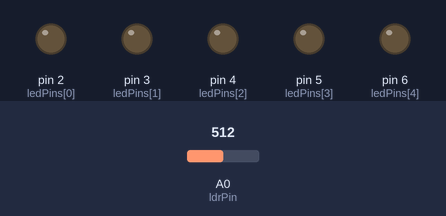
Simulated run of this sketch. Board: Arduino Uno, built with avr-gcc and run on an emulated ATmega328P. Parts: output pins drawn as LEDs (lit = HIGH). The test bench sets the inputs (shaded band); at power-on: A0 (ldrPin) = 512.

Above: at 1.2 s.
1.3 s: A0 (ldrPin) set to 497
2.8 s: A0 (ldrPin) set to 489
At 4.0 s:
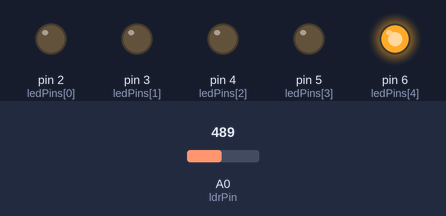
4.3 s: A0 (ldrPin) set to 440
At 5.4 s:
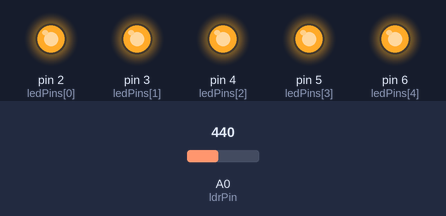
5.8 s: A0 (ldrPin) set to 449
At 6.5 s:
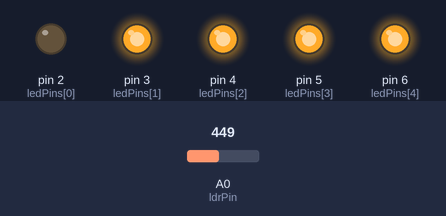
7.3 s: A0 (ldrPin) set to 510
At 7.6 s:
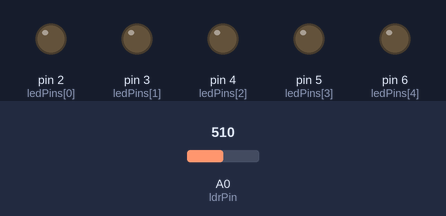
8.8 s: A0 (ldrPin) set to 306
At 10.0 s:
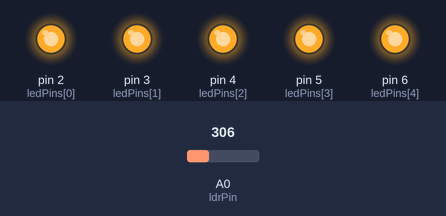
Timing chart, 0 to 11.3 s (numbered marks = the images above; inputs shaded):
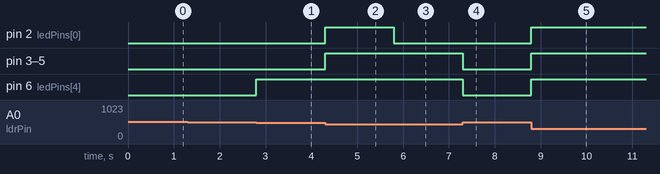

Measured:
- the behaviour switches between 490 and 489 on A0 (ldrPin) (found by bisection; images 0 and 1)
- the behaviour switches between 440 and 441 on A0 (ldrPin) (found by bisection; images 2 and 3)
- after the input at 1.3 s, every drawn part: stays the same
- after the input at 2.8 s, pin 6 (ledPins[4]): LOW → HIGH at once
- after the input at 4.3 s, pin 2 (ledPins[0]), pin 3 (ledPins[1]), pin 4 (ledPins[2]), pin 5 (ledPins[3]): LOW → HIGH at once
- after the input at 5.8 s, pin 2 (ledPins[0]): HIGH → LOW at once
- after the input at 7.3 s, pin 3 (ledPins[1]), pin 4 (ledPins[2]), pin 5 (ledPins[3]), pin 6 (ledPins[4]): HIGH → LOW at once
- after the input at 8.8 s, pin 2 (ledPins[0]), pin 3 (ledPins[1]), pin 4 (ledPins[2]), pin 5 (ledPins[3]), pin 6 (ledPins[4]): LOW → HIGH at once

The sketch:

exp_3.ino
```cpp
// Define the pins for the LEDs and the LDR
const int ledPins[] = {2, 3, 4, 5, 6};
const int numLeds = 5; // Number of LEDs
const int ldrPin = A0; // Pin connected to the LDR

void setup() {
  // Initialize LED pins as outputs
  for (int i = 0; i < numLeds; i++) {
    pinMode(ledPins[i], OUTPUT);
  }
}

void loop() {
  // Read the light intensity from the LDR
  int lightIntensity = analogRead(ldrPin);

  int lowThreshold = 450;
  int highThreshold = 500;

  // Map the light intensity to the range of LED levels
  int level = map(lightIntensity, lowThreshold, highThreshold, 0, numLeds);

  // Display the corresponding LED levels
  for (int i = 0; i < numLeds; i++) {
    if (i > level) {
      digitalWrite(ledPins[i], HIGH); // Turn on LED
    } else {
      digitalWrite(ledPins[i], LOW); // Turn off LED
    }
  }
}
```
